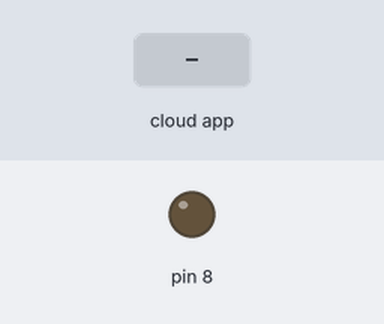
Recording of a sketch running on a simulated Arduino Uno, built with avr-gcc and run on an emulated ATmega328P. Parts: output pins drawn as LEDs (lit = HIGH). The inputs (shaded band) are chosen by the test bench. The ROS host is connected and sends only what is stated.

Above: at 1.3 s.
1.4 s: the phone or cloud app sets arduino_msg to 0
At 1.8 s:
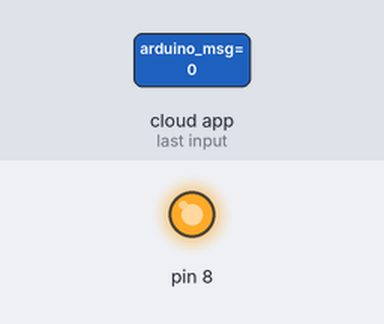
3.0 s: the phone or cloud app sets arduino_msg to 1
Timing chart, 0 to 9.5 s (numbered marks = the images above; inputs shaded):
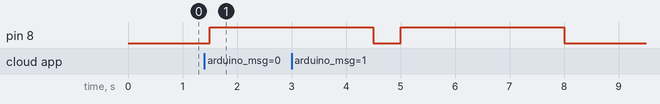

The sketch:

ros_arduino.ino
```cpp
#include <ros.h>
#include <std_msgs/String.h>

void message_ros(const std_msgs::String& ros_msg) {
  String msg = ros_msg.data;
  digitalWrite(8, HIGH);
  delay(3000);
  digitalWrite(8, LOW);

}

ros::NodeHandle nh;
std_msgs::String str_msg;
//ros::Publisher pub("arduino_msg", &str_msg);
ros::Subscriber<std_msgs::String> sub("/arduino_msg", &message_ros);

void setup() {
  // put your setup code here, to run once:
  pinMode(8, OUTPUT);
  nh.initNode();
  //nh.advertise(pub);

  nh.subscribe(sub);
}


void loop() {
  // put your main code here, to run repeatedly:
  nh.spinOnce();
  delay(500);
}
```

Measured:
- after the input at 1.4 s, pin 8: LOW → HIGH after 0.10 s
